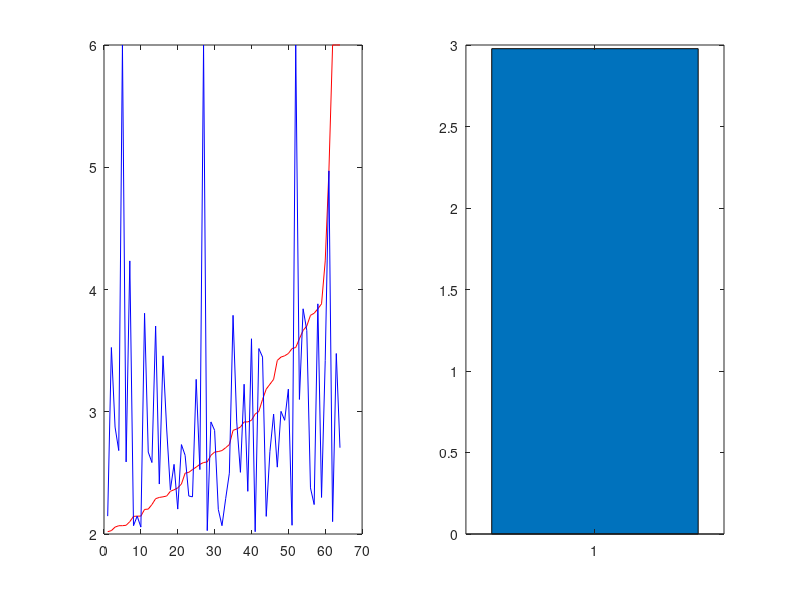

Recreate this plot in MATLAB.

for i=1:100 
    clear all;
        jitter1=random('exp',2,32,1);
        for i=1:length(jitter1)
            if jitter1(i)<2
                jitter1(i)=jitter1(i)+2;
            elseif jitter1(i)>6
                delta1(i)=jitter1(i)-6;
                jitter1(i)=jitter1(i)-delta1(i);
            end
        end

%         if round(max(jitter1))<=6
%             break;
%         end
%     end
%     
%     
        jitter2=random('exp',2,32,1);
        for i=1:length(jitter2)
            if jitter2(i)<2
                jitter2(i)=jitter2(i)+2;
            elseif jitter2(i)>6
                delta2(i)=jitter2(i)-6;
                jitter2(i)=jitter2(i)-delta2(i);
            end
        end
% 
%         if round(max(jitter2))<=6
%             break;
%         end
%     end
%     
   

    jitter(1:32,1)=(jitter1);
    jitter(33:64,1)=(jitter2);
 

   
meanjitter=mean(jitter)
if meanjitter<=3
    

% return


subplot(1,2,2);bar(meanjitter)
hold on
subplot(1,2,1);plot(sort(jitter),'r')
hold on
subplot(1,2,1);plot((jitter),'b')
break;
end

end
% % 
% 
% 
%  